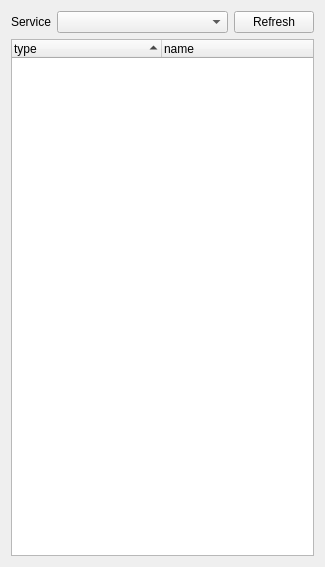
<?xml version="1.0" encoding="UTF-8"?>
<ui version="4.0">
 <class>SceneGraphWidget</class>
 <widget class="QWidget" name="SceneGraphWidget">
  <property name="geometry">
   <rect>
    <x>0</x>
    <y>0</y>
    <width>325</width>
    <height>567</height>
   </rect>
  </property>
  <property name="sizePolicy">
   <sizepolicy hsizetype="Preferred" vsizetype="Preferred">
    <horstretch>0</horstretch>
    <verstretch>0</verstretch>
   </sizepolicy>
  </property>
  <property name="windowTitle">
   <string>Form</string>
  </property>
  <layout class="QGridLayout" name="gridLayout">
   <item row="0" column="0">
    <layout class="QHBoxLayout" name="horizontalLayout">
     <item>
      <widget class="QLabel" name="currentServiceLabel">
       <property name="sizePolicy">
        <sizepolicy hsizetype="Fixed" vsizetype="Fixed">
         <horstretch>0</horstretch>
         <verstretch>0</verstretch>
        </sizepolicy>
       </property>
       <property name="text">
        <string>Service</string>
       </property>
      </widget>
     </item>
     <item>
      <widget class="QComboBox" name="currentServiceCombo"/>
     </item>
     <item>
      <widget class="QPushButton" name="refreshButton">
       <property name="sizePolicy">
        <sizepolicy hsizetype="Fixed" vsizetype="Fixed">
         <horstretch>0</horstretch>
         <verstretch>0</verstretch>
        </sizepolicy>
       </property>
       <property name="text">
        <string>Refresh</string>
       </property>
      </widget>
     </item>
    </layout>
   </item>
   <item row="2" column="0">
    <widget class="QTreeWidget" name="sceneGraphTree">
     <property name="showDropIndicator" stdset="0">
      <bool>true</bool>
     </property>
     <property name="columnCount">
      <number>2</number>
     </property>
     <attribute name="headerDefaultSectionSize">
      <number>150</number>
     </attribute>
     <attribute name="headerMinimumSectionSize">
      <number>150</number>
     </attribute>
     <attribute name="headerShowSortIndicator" stdset="0">
      <bool>true</bool>
     </attribute>
     <attribute name="headerDefaultSectionSize">
      <number>150</number>
     </attribute>
     <attribute name="headerMinimumSectionSize">
      <number>150</number>
     </attribute>
     <attribute name="headerShowSortIndicator" stdset="0">
      <bool>true</bool>
     </attribute>
     <column>
      <property name="text">
       <string notr="true">type</string>
      </property>
     </column>
     <column>
      <property name="text">
       <string notr="true">name</string>
      </property>
     </column>
    </widget>
   </item>
  </layout>
 </widget>
 <resources/>
 <connections>
  <connection>
   <sender>currentServiceCombo</sender>
   <signal>currentIndexChanged(int)</signal>
   <receiver>SceneGraphWidget</receiver>
   <slot>serviceSelectionChanged(int)</slot>
   <hints>
    <hint type="sourcelabel">
     <x>182</x>
     <y>19</y>
    </hint>
    <hint type="destinationlabel">
     <x>162</x>
     <y>283</y>
    </hint>
   </hints>
  </connection>
  <connection>
   <sender>refreshButton</sender>
   <signal>clicked()</signal>
   <receiver>SceneGraphWidget</receiver>
   <slot>refreshButtonClicked()</slot>
   <hints>
    <hint type="sourcelabel">
     <x>277</x>
     <y>21</y>
    </hint>
    <hint type="destinationlabel">
     <x>162</x>
     <y>283</y>
    </hint>
   </hints>
  </connection>
 </connections>
 <slots>
  <slot>serviceSelectionChanged(int)</slot>
  <slot>refreshButtonClicked()</slot>
 </slots>
</ui>
